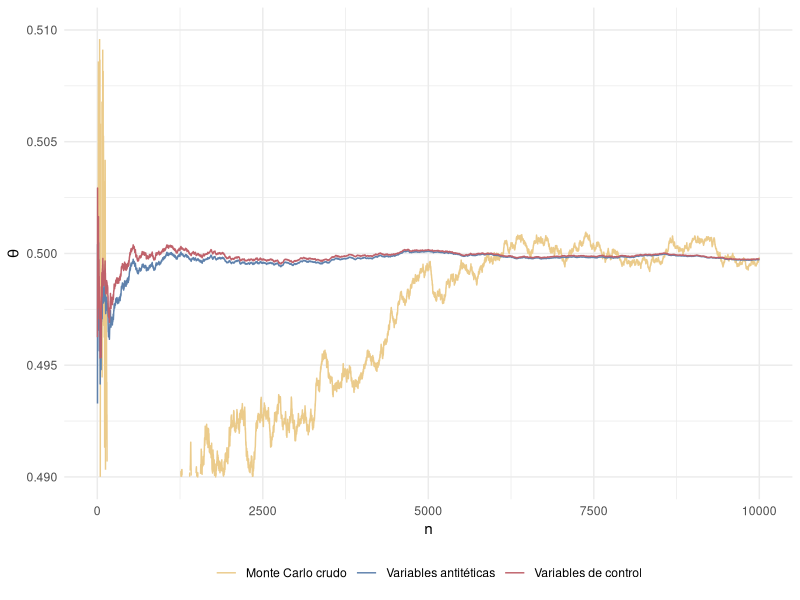

The R script that drew this image:
## ---- chunk 1
library(rmarkdown)
library(tidyverse)
options(digits = 4)

knitr::opts_chunk$set(
  cache = FALSE,
  dpi = 300,
  echo = TRUE,
  fig.align = "center",
  fig.width = 9,
  fig.height = 6
)

theme_set(theme_minimal())
## ---- chunk 2
set.seed(181121)
n <- 10000
a <- 0
b <- pi / 3

sim.u     <- runif(n, a, b)
sim.raw   <- sin(sim.u)
theta.raw <- cumsum(sim.raw) / (1:n)
theta.raw <- (b - a) * theta.raw
theta.1   <- tail(theta.raw, 1)
var.1     <- var(sim.raw)
## ---- chunk 3
sim.v     <- a + (b - sim.u)
sim.ant   <- (sin(sim.u) + sin(sim.v)) / 2
theta.ant <- cumsum(sim.ant) / (1:n)
theta.ant <- (b - a) * theta.ant
theta.2   <- tail(theta.ant, 1)
var.2     <- var(sim.ant)
## ---- chunk 4
k <- 100

# Piloto
set.seed(181121)
u <- runif(k, a, b)
x <- pi / 2 - u
y <- cos(x)
alpha <- -lm(y ~ x)$coeff[2]

# Simulación
set.seed(181121)
u <- runif(n, a, b)
x <- pi / 2 - u
y <- cos(x)

sim.cv   <- y + alpha * (x - mean(x))
theta.cv <- cumsum(sim.cv) / (1:n)
theta.cv <- (b - a) * theta.cv
theta.3  <- tail(theta.cv, 1)
var.3    <- var(sim.cv)
## ---- chunk 5
df <- data.frame(n = 1:n,
                 raw = theta.raw,
                 ant = theta.ant,
                 cv = theta.cv)

colours <- c(
  "Monte Carlo crudo" = "#ebcb8b",
  "Variables antitéticas" = "#5e81ac",
  "Variables de control" = "#bf616a"
)

ggplot(df) +
  geom_line(aes(x = n, y = raw, colour = "Monte Carlo crudo")) +
  geom_line(aes(x = n, y = ant, colour = "Variables antitéticas")) +
  geom_line(aes(x = n, y = cv, colour = "Variables de control")) +
  ylim(0.49, 0.51) +
  scale_colour_manual(name = NULL, values = colours) +
  labs(title = NULL,
       x = "n",
       y = expression(theta)) +
  theme(legend.position = "bottom")
## ---- chunk 6
obs <- c(4.59, 4.153, 2.46, 2.732, 2.973)
## ---- chunk 7
mean <- 3
sd <- 1

prob <- 0

for (i in 0:2) {
  p <- choose(5, i) *
    (pnorm(3, mean, sd)) ^ (i) *
    (1 - pnorm(3, mean, sd)) ^ (5 - i)
  prob <- prob + p
}

prob
